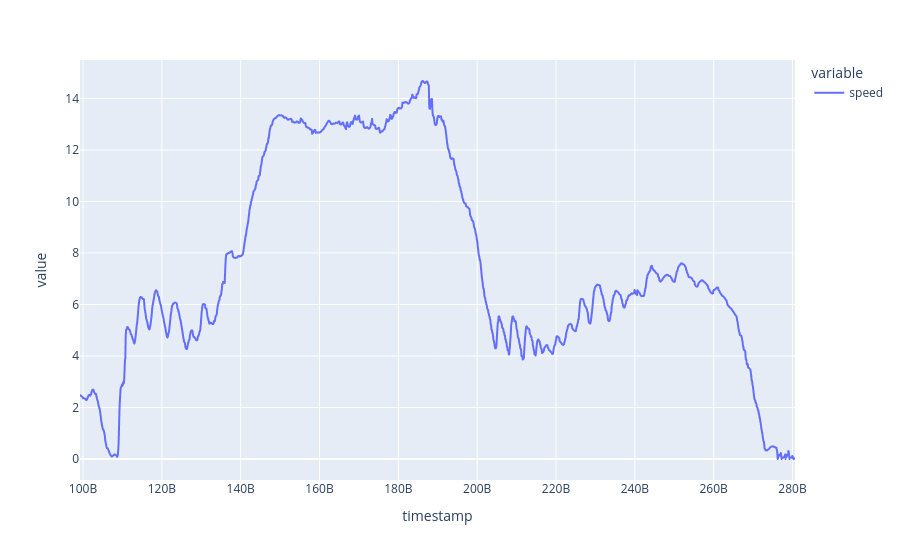

Write notebook code for a chart like this one.
### Code cell
px.line(fit_speed)

### Figure 1 — Plotly figure (JSON) as saved in the notebook; plotly's stock layout.template omitted (floating-point values rounded to 4 significant figures; data arrays with more than 128 entries replaced by an {"elided": "..."} marker saying what was removed)
{"data": [{"hovertemplate": "variable=speed<br>timestamp=%{x}<br>value=%{y}<extra></extra>", "legendgroup": "speed", "line": {"color": "#636efa", "dash": "solid"}, "marker": {"symbol": "circle"}, "mode": "lines", "name": "speed", "showlegend": true, "x": {"elided": "1815 int values"}, "xaxis": "x", "y": {"elided": "1815 float values"}, "yaxis": "y", "type": "scattergl"}], "layout": {"xaxis": {"anchor": "y", "domain": [0.0, 1.0], "title": {"text": "timestamp"}}, "yaxis": {"anchor": "x", "domain": [0.0, 1.0], "title": {"text": "value"}}, "legend": {"title": {"text": "variable"}, "tracegroupgap": 0}, "margin": {"t": 60}}}
